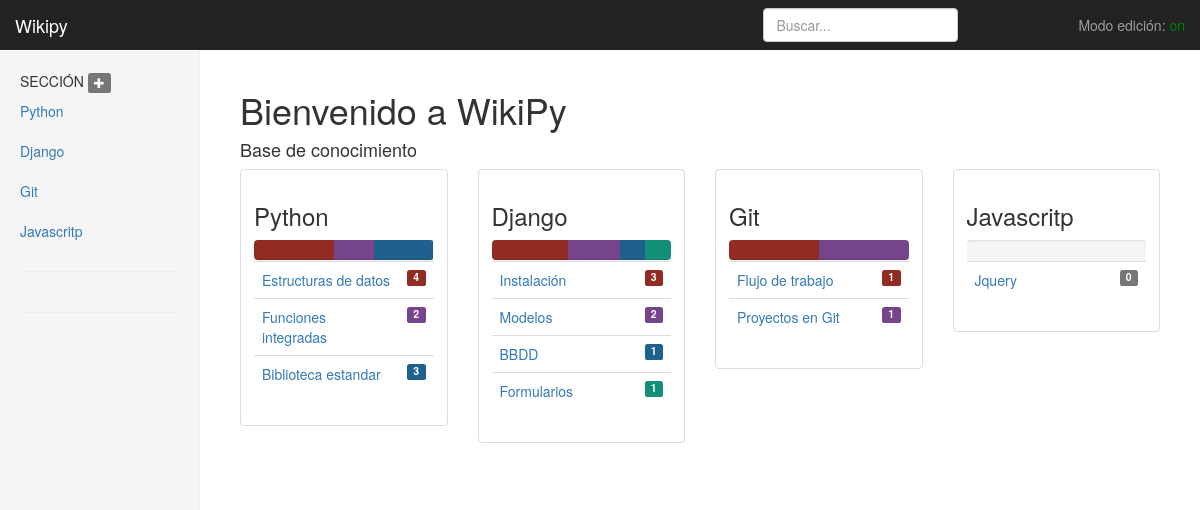
Page /wiki/ on the committed database.
### Wikipy/models.py (models this page shows)
class Grupo(models.Model):
	nombre=models.CharField(max_length=20)
	img=models.ImageField(upload_to='img_grupos',blank=True)
	def __str__(self):
		return self.nombre

class Categoria(models.Model):
	nombre=models.CharField(max_length=50)
	grupo=models.ForeignKey('Grupo',on_delete=models.PROTECT)
	def __str__(self):
		return self.nombre

### Wikipy/views.py (the view)
# urls.py: path('wiki/', include('Wikipy.urls')),
def wiki(request):
	grupos=Grupo.objects.all()
	colores=('#922b21','#76448a','#1f618d','#148f77','#b7950b','#af601a','#283747','#a6acaf')
	for grupo in grupos:
		grupo.categorias=Categoria.objects.filter(grupo=grupo.id)
		grupo.total_subcategorias=0
		for categoria in grupo.categorias:
			categoria.num_subcategorias=len(Subcategoria.objects.filter(categoria=categoria.id))
			categoria.subcategorias=Subcategoria.objects.filter(categoria=categoria.id)
			grupo.total_subcategorias+=categoria.num_subcategorias
			count=0
		for categoria in grupo.categorias:
			if	grupo.total_subcategorias >0:
				if count == 8:
					count=0
				categoria.color=colores[count]
				categoria.porcentaje=(len(Subcategoria.objects.filter(categoria=categoria.id))*100) / grupo.total_subcategorias
				count +=1
	return render(request, 'Wikipy/inicio.html',
		{'grupos':grupos,
		'navigation':'',
		'edit':editon(),
		})

### Wikipy/models.py (called while the page is built)
	def __str__(self):
		return self.nombre

### Wikipy/views.py (called while the page is built)
def editon():
	e=Administrador.objects.get(id=1).editor
	return e

### Chachaland/templates/Wikipy/inicio.html (shortened to what this page needs)
{% extends "Wikipy/index.html" %}
{% block inicio %}
<h1>Bienvenido a WikiPy</h1>
<h4>Base de conocimiento</h4>
<div class="row">
{%for grupo in grupos%}
  <div class="col-sm-6 col-md-3">
    <div class="thumbnail">
      <div class="caption">
        <h3>{{grupo}}</h3>
<div class="progress" style="margin-bottom: -15px">
{%for categoria in grupo.categorias%}
  <div class="progress-bar progress-bar-default" style="background-color:{{categoria.color}};width: {{categoria.porcentaje}}%">
  </div>
{%endfor%}
</div>
 <table class="table table-hover">
              <thead>
                <tr class="active">
                    <td></td>
                    <td></td>
                </tr>
              </thead>
              <tbody>
              	{%for categoria in grupo.categorias%}
              	<tr>
              		<td><a href="/wiki/grupo/{{grupo.id}}/cat/{{categoria.id}}">
		        	  {{categoria}}
		        	</a>
		        	</td>
              		<td class = "text-left">
              			<a data-toggle="collapse" href="#collapse-{{categoria.id}}" aria-expanded="false" aria-controls="collapseExample">
              			<span class="label label-default pull-right" style="background-color:{{categoria.color}}">{{categoria.num_subcategorias}}
              			</span>
              			</a>
              		</td>
              	</tr>
              	 {%endfor%}
              </tbody>
 </table>
      </div>
    </div>
  </div>
{%endfor%}
</div>
{%endblock%}

### Chachaland/templates/Wikipy/index.html (shortened to what this page needs)
 {% load static %}
<!DOCTYPE html>
<html lang="en">
  <head>
    <link href="{% static "/wikipy/css/bootstrap.min.css" %}" rel="stylesheet">
    <link href="{% static "/wikipy/css/dashboard.css" %}" rel="stylesheet">
    <link href="{% static "/wikipy/css/prism.css" %}" rel="stylesheet">
  </head>
  <body >
    <nav class="navbar navbar-inverse navbar-fixed-top">
      <div class="container-fluid" >
        <div class="navbar-header">
          <a class="navbar-brand" href="/wiki">Wikipy</a>
        </div>
        <div id="navbar" class="navbar-collapse collapse">
          <ul class="nav navbar-nav navbar-right">
            <li><a href="#"></a></li>
            <li><a href="#"></a></li>
            <li><a href="#"></a></li>
            <li>
              {%if edit%}
              <a href="/wiki/editon/off">Modo edición: <spam style="color:green">on</spam></a>
              {%endif%}
            </li>
          </ul>
          <form method="GET" class="navbar-form navbar-right" action="/wiki/search">{% csrf_token %}
            <input type="text" name="busqueda" class="form-control" placeholder="Buscar..." value="{{ buscar|escape }}">
          </form>
        </div>
      </div>
    </nav>
    <div class="container-fluid" >
      <div class="row">
        <div class="col-sm-3 col-md-2 sidebar">
          <spam>SECCIÓN</spam>
          {%if edit%}
           <spam>
           <a style="color:white" href="/wiki/add/gr">
            <span class="label label-default">
              <span class="glyphicon glyphicon-plus "></span>
              </span>
            </a>
          </spam>
          {%endif%}
          <ul class="nav nav-sidebar">
            {% for grupo in grupos %}
            <li><a href="/wiki/grupo/{{grupo.id}}">{{grupo}}</a></li>
            {%endfor%}
          </ul>
          <hr>
          <hr>
        </div>
        <div class="col-sm-9 col-sm-offset-3 col-md-10 col-md-offset-2 main" >
            {% block inicio%}
            {% endblock %}
        </div>
      </div>
    </div>
  </body>
</html>

### Chachaland/static/wikipy/css/dashboard.css (style rules this page uses)
body { padding-top: 50px; }
.navbar-fixed-top { border: 0; }
.sidebar { display: none; }
@media (min-width: 768px) { .sidebar { position: fixed; top: 51px; bottom: 0; left: 0; z-index: 1000; display: block; padding: 20px; overflow-x: hidden; overflow-y: auto; background-color: #f5f5f5; border-right: 1px solid #eee; } }
.nav-sidebar { margin-right: -21px; margin-bottom: 20px; margin-left: -20px; }
.nav-sidebar > li > a { padding-right: 20px; padding-left: 20px; }
.main { padding: 20px; }
@media (min-width: 768px) { .main { padding-right: 40px; padding-left: 40px; } }

### rows in the picture
Grupo: nombre "Python"
Grupo: nombre "Django"
Grupo: nombre "Git"
Grupo: nombre "Javascritp"
Categoria: {{ categoria.porcentaje }} 44.44444444444444 (drawn), nombre "Estructuras de datos", num_subcategorias "4"
Categoria: {{ categoria.porcentaje }} 22.22222222222222 (drawn), nombre "Funciones integradas", num_subcategorias "2"
Categoria: {{ categoria.porcentaje }} 33.333333333333336 (drawn), nombre "Biblioteca estandar", num_subcategorias "3"
Categoria: {{ categoria.porcentaje }} 42.857142857142854 (drawn), nombre "Instalación", num_subcategorias "3"
Categoria: {{ categoria.porcentaje }} 28.571428571428573 (drawn), nombre "Modelos", num_subcategorias "2"
Categoria: {{ categoria.porcentaje }} 14.285714285714286 (drawn), nombre "BBDD", num_subcategorias "1"
Categoria: {{ categoria.porcentaje }} 14.285714285714286 (drawn), nombre "Formularios", num_subcategorias "1"
Categoria: {{ categoria.porcentaje }} 50.0 (drawn), nombre "Flujo de trabajo", num_subcategorias "1"
Categoria: {{ categoria.porcentaje }} 50.0 (drawn), nombre "Proyectos en Git", num_subcategorias "1"
Categoria: nombre "Jquery", num_subcategorias "0"
